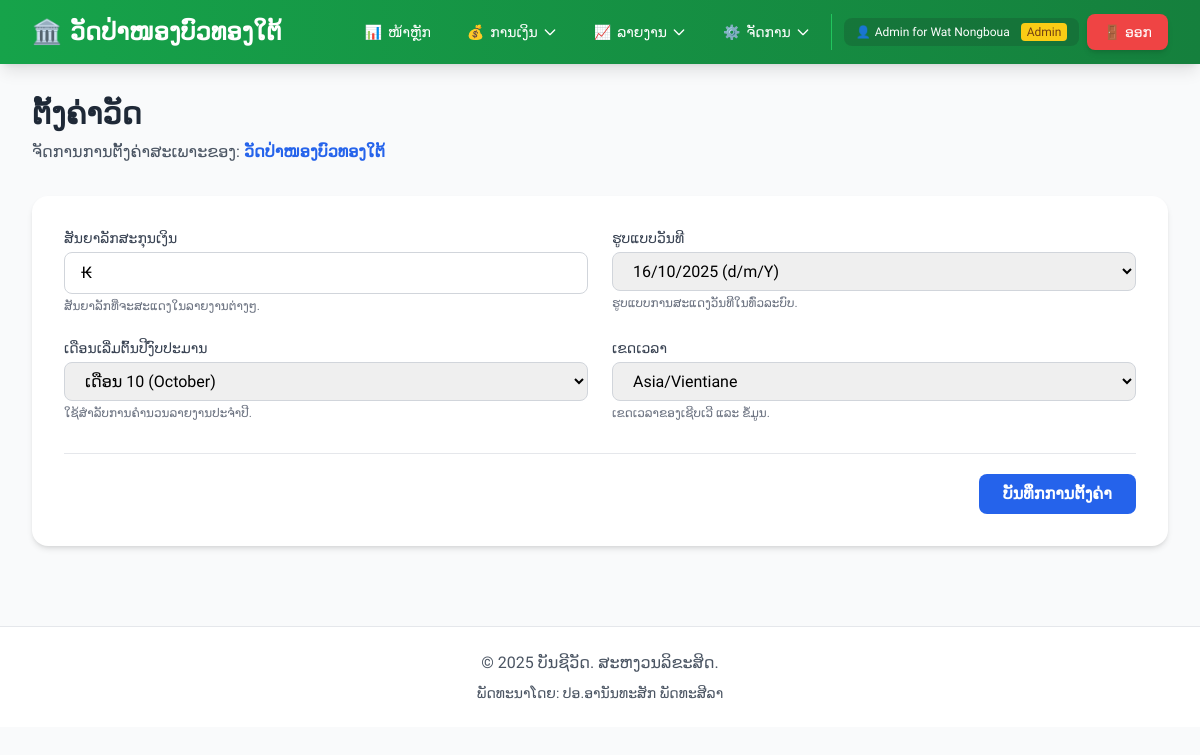
Page /modules/temples/settings.php (signed in) on the committed database.
### tables this page shows
CREATE TABLE IF NOT EXISTS temples (
    id INT PRIMARY KEY AUTO_INCREMENT,
    temple_code VARCHAR(20) UNIQUE NOT NULL COMMENT 'ລະຫັດວັດ ເຊັ່ນ: WAT001',
    temple_name VARCHAR(200) NOT NULL COMMENT 'ຊື່ວັດ',
    temple_name_lao VARCHAR(200) NOT NULL COMMENT 'ຊື່ວັດພາສາລາວ',
    abbot_name VARCHAR(100) COMMENT 'ຊື່ເຈົ້າອະທິການ',
    address TEXT COMMENT 'ທີ່ຢູ່',
    district VARCHAR(100) COMMENT 'ເມືອງ',
    province VARCHAR(100) COMMENT 'ແຂວງ',
    phone VARCHAR(20) COMMENT 'ເບີໂທ',
    email VARCHAR(100) COMMENT 'ອີເມລ',
    logo_url VARCHAR(255) COMMENT 'URL ຮູບໂລໂກ້ວັດ',
    status ENUM('active', 'inactive') DEFAULT 'active' COMMENT 'ສະຖານະ',
    created_at TIMESTAMP DEFAULT CURRENT_TIMESTAMP,
    updated_at TIMESTAMP DEFAULT CURRENT_TIMESTAMP ON UPDATE CURRENT_TIMESTAMP,
    INDEX idx_temple_code (temple_code),
    INDEX idx_status (status)
);

CREATE TABLE IF NOT EXISTS users (
    id INT PRIMARY KEY AUTO_INCREMENT,
    temple_id INT DEFAULT NULL COMMENT 'NULL for Super Admin, otherwise links to a temple',
    username VARCHAR(50) UNIQUE NOT NULL,
    password VARCHAR(255) NOT NULL,
    full_name VARCHAR(100) NOT NULL,
    role ENUM('admin', 'user') DEFAULT 'user',
    is_super_admin BOOLEAN DEFAULT FALSE COMMENT 'TRUE for Super Admin who can manage all temples',
    created_at TIMESTAMP DEFAULT CURRENT_TIMESTAMP,
    updated_at TIMESTAMP DEFAULT CURRENT_TIMESTAMP ON UPDATE CURRENT_TIMESTAMP,
    FOREIGN KEY (temple_id) REFERENCES temples(id) ON DELETE RESTRICT,
    INDEX idx_username (username),
    INDEX idx_temple_id (temple_id)
);

CREATE TABLE IF NOT EXISTS temple_settings (
    id INT PRIMARY KEY AUTO_INCREMENT,
    temple_id INT NOT NULL,
    setting_key VARCHAR(100) NOT NULL,
    setting_value TEXT,
    created_at TIMESTAMP DEFAULT CURRENT_TIMESTAMP,
    updated_at TIMESTAMP DEFAULT CURRENT_TIMESTAMP ON UPDATE CURRENT_TIMESTAMP,
    FOREIGN KEY (temple_id) REFERENCES temples(id) ON DELETE CASCADE,
    UNIQUE INDEX unique_setting_per_temple (temple_id, setting_key)
);

### config.php (called while the page is built, shortened)
<?php
require_once __DIR__ . '/includes/temple_functions.php';
function getDB() {
    static $pdo = null;
    if ($pdo === null) {
        try {
            $dsn = "mysql:host=" . DB_HOST . ";dbname=" . DB_NAME . ";charset=" . DB_CHARSET;
            $options = [
                PDO::ATTR_ERRMODE => PDO::ERRMODE_EXCEPTION,
                PDO::ATTR_DEFAULT_FETCH_MODE => PDO::FETCH_ASSOC,
                PDO::ATTR_EMULATE_PREPARES => false,
                PDO::MYSQL_ATTR_INIT_COMMAND => "SET NAMES " . DB_CHARSET
            ];
            $pdo = new PDO($dsn, DB_USER, DB_PASS, $options);
        } catch (PDOException $e) {
            die("ການເຊື່ອມຕໍ່ຖານຂໍ້ມູນຜິດພາດ: " . $e->getMessage());
        }
    }
    return $pdo;
}
function isLoggedIn() {
    return isset($_SESSION['user_id']) && isset($_SESSION['username']);
}
function isAdmin() {
    return isset($_SESSION['role']) && $_SESSION['role'] === 'admin';
}
function e($string) {
    return htmlspecialchars($string, ENT_QUOTES, 'UTF-8');
}
function getCurrentUser() {
    if (!isLoggedIn()) {
        return null;
    }
    static $currentUser = null;
    if ($currentUser === null) {
        $db = getDB();
        $stmt = $db->prepare("SELECT * FROM users WHERE id = ?");
        $stmt->execute([$_SESSION['user_id']]);
        $currentUser = $stmt->fetch();
    }
    return $currentUser;
}

### includes/temple_functions.php (called while the page is built, shortened)
<?php
function getTempleById($templeId) {
    $db = getDB();
    $stmt = $db->prepare("SELECT * FROM temples WHERE id = ?");
    $stmt->execute([$templeId]);
    return $stmt->fetch();
}
function getCurrentUserTemple() {
    $user = getCurrentUser();
    return getTempleById($user['temple_id']);
}
function isSuperAdmin() {
    if (!isLoggedIn()) {
        return false;
    }
    $user = getCurrentUser();
    return !empty($user['is_super_admin']);
}
function getTempleSetting($templeId, $key, $default = null) {
    $db = getDB();
    $stmt = $db->prepare("
        SELECT setting_value
        FROM temple_settings
        WHERE temple_id = ? AND setting_key = ?
    ");
    $stmt->execute([$templeId, $key]);
    $result = $stmt->fetch();
    return $result ? $result['setting_value'] : $default;
}
function getActiveTempleId() {
    if (isSuperAdmin() && isset($_SESSION['active_temple_id'])) {
        return $_SESSION['active_temple_id'];
    }
    $user = getCurrentUser();
    return $user['temple_id'] ?? null;
}
function getCurrentTempleId() {
    return getActiveTempleId();
}

### modules/temples/settings.php (the view, shortened to what this page needs)
<?php
require_once __DIR__ . '/../../config.php';
require_once __DIR__ . '/../../includes/temple_functions.php';
$currentTempleId = getCurrentTempleId();
$currency_symbol = getTempleSetting($currentTempleId, 'currency_symbol', '₭');
$date_format = getTempleSetting($currentTempleId, 'date_format', 'd/m/Y');
$fiscal_year_start = getTempleSetting($currentTempleId, 'fiscal_year_start', '10');
$timezone = getTempleSetting($currentTempleId, 'timezone', 'Asia/Vientiane');
$date_formats = ['d/m/Y', 'm/d/Y', 'Y-m-d'];
$timezones = timezone_identifiers_list();
$months = [];
for ($i = 1; $i <= 12; $i++) {
    $months[$i] = date('F', mktime(0, 0, 0, $i, 1));
}
require_once __DIR__ . '/../../includes/header.php';
?>
<div class="mb-8">
    <h1 class="text-3xl font-bold text-gray-800 mb-2">ຕັ້ງຄ່າວັດ</h1>
    <p class="text-gray-600">ຈັດການການຕັ້ງຄ່າສະເພາະຂອງ: <span class="font-semibold text-blue-600"><?php echo e($temple['temple_name_lao']); ?></span></p>
</div>
<div class="bg-white rounded-2xl shadow-md p-6 lg:p-8">
    <form action="" method="POST">
        <div class="grid grid-cols-1 md:grid-cols-2 gap-6">
            <div class="col-span-1">
                <label for="currency_symbol" class="block text-sm font-medium text-gray-700 mb-1">ສັນຍາລັກສະກຸນເງິນ</label>
                <input type="text" id="currency_symbol" name="currency_symbol" value="<?php echo e($currency_symbol); ?>" class="w-full px-4 py-2 border border-gray-300 rounded-lg focus:ring-blue-500 focus:border-blue-500" placeholder="เช่น: ₭, ກີບ">
                <p class="text-xs text-gray-500 mt-1">ສັນຍາລັກທີ່ຈະສະແດງໃນລາຍງານຕ່າງໆ.</p>
            </div>
            <div class="col-span-1">
                <label for="date_format" class="block text-sm font-medium text-gray-700 mb-1">ຮູບແບບວັນທີ</label>
                <select id="date_format" name="date_format" class="w-full px-4 py-2 border border-gray-300 rounded-lg focus:ring-blue-500 focus:border-blue-500">
                    <?php foreach ($date_formats as $format): ?>
                        <option value="<?php echo $format; ?>" <?php echo ($date_format === $format) ? 'selected' : ''; ?>>
                            <?php echo date($format); ?> (<?php echo $format; ?>)
                        </option>
                    <?php endforeach; ?>
                </select>
                <p class="text-xs text-gray-500 mt-1">ຮູບແບບການສະແດງວັນທີໃນທົ່ວລະບົບ.</p>
            </div>
            <div class="col-span-1">
                <label for="fiscal_year_start" class="block text-sm font-medium text-gray-700 mb-1">ເດືອນເລີ່ມຕົ້ນປີງົບປະມານ</label>
                <select id="fiscal_year_start" name="fiscal_year_start" class="w-full px-4 py-2 border border-gray-300 rounded-lg focus:ring-blue-500 focus:border-blue-500">
                    <?php foreach ($months as $num => $name): ?>
                        <option value="<?php echo $num; ?>" <?php echo ($fiscal_year_start == $num) ? 'selected' : ''; ?>>
                            ເດືອນ <?php echo $num; ?> (<?php echo $name; ?>)
                        </option>
                    <?php endforeach; ?>
                </select>
                <p class="text-xs text-gray-500 mt-1">ໃຊ້ສຳລັບການຄຳນວນລາຍງານປະຈຳປີ.</p>
            </div>
            <div class="col-span-1">
                <label for="timezone" class="block text-sm font-medium text-gray-700 mb-1">ເຂດເວລາ</label>
                <select id="timezone" name="timezone" class="w-full px-4 py-2 border border-gray-300 rounded-lg focus:ring-blue-500 focus:border-blue-500">
                    <?php foreach ($timezones as $tz): ?>
                        <option value="<?php echo $tz; ?>" <?php echo ($timezone === $tz) ? 'selected' : ''; ?>>
                            <?php echo $tz; ?>
                        </option>
                    <?php endforeach; ?>
                </select>
                <p class="text-xs text-gray-500 mt-1">ເຂດເວລາຂອງເຊີບເວີ ແລະ ຂໍ້ມູນ.</p>
            </div>
        </div>
        <div class="mt-8 pt-5 border-t border-gray-200 flex justify-end">
            <button type="submit" class="bg-blue-600 text-white font-bold py-2 px-6 rounded-lg hover:bg-blue-700 focus:outline-none focus:ring-2 focus:ring-offset-2 focus:ring-blue-500 transition duration-200">
                ບັນທຶກການຕັ້ງຄ່າ
            </button>
        </div>
    </form>
</div>
<?php require_once __DIR__ . '/../../includes/footer.php'; ?>

### includes/header.php (shortened to what this page needs)
<?php
require_once __DIR__ . '/../config.php';
?>
<!DOCTYPE html>
<html lang="lo">
<head>
    <script src="https://cdn.tailwindcss.com"></script>
</head>
<body class="bg-gray-50">
    <?php if (isLoggedIn()): ?>
    <nav class="bg-gradient-to-r from-green-600 to-green-700 shadow-lg">
        <div class="max-w-7xl mx-auto px-4 sm:px-6 lg:px-8">
            <div class="flex justify-between h-16">
                <div class="flex items-center">
                    <a href="<?php echo BASE_URL; ?>/index.php" class="text-xl sm:text-2xl font-bold text-white flex items-center hover:text-green-100 transition duration-200">
                        <span class="text-2xl">🏛️</span>
                        <?php
                        $displayName = SITE_NAME;
                        if (function_exists('getCurrentUserTemple')) {
                            $temple = getCurrentUserTemple();
                            if ($temple) {
                                $displayName = $temple['temple_name_lao'] ?: $temple['temple_name'];
                            }
                        } elseif (function_exists('getActiveTemple')) {
                            $temple = getActiveTemple();
                            if ($temple) {
                                $displayName = $temple['temple_name_lao'] ?: $temple['temple_name'];
                            }
                        }
                        ?>
                        <span class="ml-2 hidden sm:inline"><?php echo e($displayName); ?></span>
                    </a>
                </div>
                <div class="hidden md:flex md:items-center md:space-x-1">
                    <a href="<?php echo BASE_URL; ?>/index.php"
                       class="px-4 py-2 text-sm font-medium text-white hover:bg-green-800 rounded-lg transition duration-200 flex items-center">
                        <span class="mr-1.5">📊</span> ໜ້າຫຼັກ
                    </a>
                    <div class="relative group">
                        <button class="px-4 py-2 text-sm font-medium text-white hover:bg-green-800 rounded-lg transition duration-200 flex items-center">
                            <span class="mr-1.5">💰</span> ການເງິນ
                            <svg class="w-4 h-4 ml-1" fill="none" stroke="currentColor" viewBox="0 0 24 24">
                                <path stroke-linecap="round" stroke-linejoin="round" stroke-width="2" d="M19 9l-7 7-7-7"></path>
                            </svg>
                        </button>
                    </div>
                    <div class="relative group">
                        <button class="px-4 py-2 text-sm font-medium text-white hover:bg-green-800 rounded-lg transition duration-200 flex items-center">
                            <span class="mr-1.5">📈</span> ລາຍງານ
                            <svg class="w-4 h-4 ml-1" fill="none" stroke="currentColor" viewBox="0 0 24 24">
                                <path stroke-linecap="round" stroke-linejoin="round" stroke-width="2" d="M19 9l-7 7-7-7"></path>
                            </svg>
                        </button>
                    </div>
                    <?php if (isAdmin()): ?>
                    <div class="relative group">
                        <button class="px-4 py-2 text-sm font-medium text-white hover:bg-green-800 rounded-lg transition duration-200 flex items-center">
                            <span class="mr-1.5">⚙️</span> ຈັດການ
                            <svg class="w-4 h-4 ml-1" fill="none" stroke="currentColor" viewBox="0 0 24 24">
                                <path stroke-linecap="round" stroke-linejoin="round" stroke-width="2" d="M19 9l-7 7-7-7"></path>
                            </svg>
                        </button>
                    </div>
                    <?php endif; ?>
                    <div class="flex items-center space-x-2 ml-3 pl-3 border-l border-green-500">
                        <div class="hidden lg:flex items-center px-3 py-1.5 bg-green-800 bg-opacity-50 rounded-lg">
                            <span class="text-xs text-white">
                                <span class="mr-1">👤</span><?php echo e($_SESSION['full_name'] ?? $_SESSION['username']); ?>
                                <?php if (function_exists('isSuperAdmin') && isSuperAdmin()): ?>
                                    <span class="ml-2 px-1.5 py-0.5 text-xs bg-purple-400 text-purple-900 rounded font-medium">Super Admin</span>
                                <?php elseif (isAdmin()): ?>
                                    <span class="ml-2 px-1.5 py-0.5 text-xs bg-yellow-400 text-yellow-900 rounded font-medium">Admin</span>
                                <?php endif; ?>
                            </span>
                        </div>
                        <a href="<?php echo BASE_URL; ?>/logout.php"
                           class="bg-red-500 hover:bg-red-600 text-white px-4 py-2 rounded-lg text-sm font-medium transition duration-200 flex items-center shadow-md">
                            <span class="mr-1">🚪</span> ອອກ
                        </a>
                    </div>
                </div>
            </div>
        </div>
    </nav>
    <?php endif; ?>
    <main class="max-w-7xl mx-auto px-4 sm:px-6 lg:px-8 py-8">

### includes/header.php (style rules this page uses)
body { font-family: 'Phetsarath', sans-serif; }

### rows in the picture
temples: temple_name_lao "ວັດປ່າໜອງບົວທອງໃຕ້"
users: currency_symbol "₭", date_format "16/10/2025 (d/m/Y)", fiscal_year_start "ເດືອນ 10 (October)", timezone "Asia/Vientiane"

### other values in the picture
$_SESSION['full_name'] "Admin for Wat Nongboua"
SITE_NAME "ບັນຊີວັດ"
